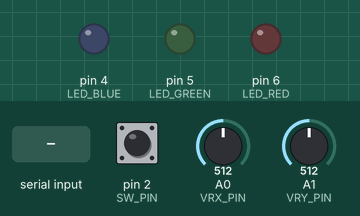
A sketch run on a simulated Arduino Uno, built with avr-gcc and run on an emulated ATmega328P. On the bench: output pins drawn as LEDs (lit = HIGH). Inputs (shaded band) come from the test bench; at power-on: pin 2 (SW_PIN) HIGH, A0 (VRX_PIN) = 512, A1 (VRY_PIN) = 512. What the sketch prints to the serial monitor is not drawn.

Above: at 1.2 s.
1.3 s: "G" received over Serial
At 1.7 s:
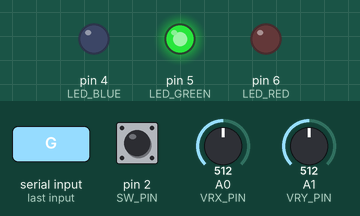
3.3 s: "R" received over Serial
At 3.7 s:
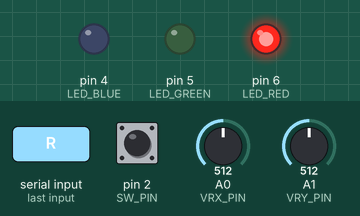
Timing chart, 0 to 6.3 s (numbered marks = the images above; inputs shaded):
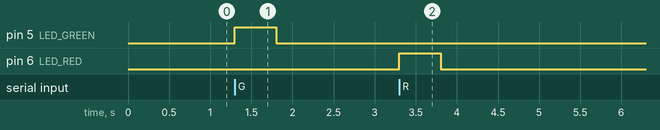

The sketch:

Final.ino
```cpp
#define VRX_PIN A0
#define VRY_PIN A1
#define SW_PIN 2

#define LED_RED 6
#define LED_GREEN 5
#define LED_BLUE 4

int joyX = 0, joyY = 0, sw = 0;

const int numReadings = 10;

int xReadings[numReadings];  // the readings from the analog input
int yReadings[numReadings];
int readIndex = 0;          // the index of the current reading
float xTotal = 0, yTotal = 0;              // the running total
float xAverage = 0, yAverage = 0;            // the average
float xStart, yStart;
bool start = false;
unsigned long lastTime = 0;
const int interval = 16;

void setup() {
  // put your setup code here, to run once:
  Serial.begin(9600);
  pinMode(SW_PIN, INPUT_PULLUP);
  pinMode(LED_RED, OUTPUT);
  pinMode(LED_GREEN, OUTPUT);
  pinMode(LED_BLUE, OUTPUT);

  digitalWrite(LED_RED, LOW); // Initially, turn off all LEDs
  digitalWrite(LED_GREEN, LOW);
  digitalWrite(LED_BLUE, LOW);

  for(int i = 0; i < numReadings; i++) {
    xReadings[i] = 0;
    yReadings[i] = 0;
  }

}

void loop() {
  // put your main code here, to run repeatedly:
  int x = analogRead(VRX_PIN);
  int y = analogRead(VRY_PIN);
  int sw = digitalRead(SW_PIN);

  xTotal = xTotal - xReadings[readIndex];
  yTotal = yTotal - yReadings[readIndex];
  // read from the sensor:
  xReadings[readIndex] = x;
  yReadings[readIndex] = y;
  // add the reading to the total:
  xTotal = xTotal + x;
  yTotal = yTotal + y;
  // advance to the next position in the array:
  readIndex = readIndex + 1;

  // calculate the average:
  xAverage = xTotal / numReadings;
  yAverage = yTotal / numReadings;

  // if we're at the end of the array...
    if (readIndex >= numReadings) {
      // ...wrap around to the beginning:
      readIndex = 0;
      if (!start) {
        xStart = xAverage;
        yStart = yAverage;
        start = true;
      }
    }

    if (start) {
      unsigned long now = millis();
      if (now - lastTime > interval) {
        //Serial.print("x = ");
        Serial.print((int) (xAverage-xStart));
        Serial.print(",");
        Serial.print((int) (yAverage-yStart));
        Serial.print(",");
        Serial.println(!sw);

        lastTime = now;
      }
    }

    if (Serial.available() > 0) {
      char command = Serial.read();
      switch (command) {
        case 'G':
          digitalWrite(LED_GREEN, HIGH);
           delay(500);
          digitalWrite(LED_GREEN, LOW);
          break;
        case 'R':
          digitalWrite(LED_RED, HIGH);
           delay(500);
          digitalWrite(LED_RED, LOW);
          break;
      }
    }
}
```

Measured:
- after the input at 1.3 s, pin 5 (LED_GREEN): LOW → HIGH at once, → LOW 0.50 s later
- after the input at 3.3 s, pin 6 (LED_RED): LOW → HIGH at once, → LOW 0.50 s later
